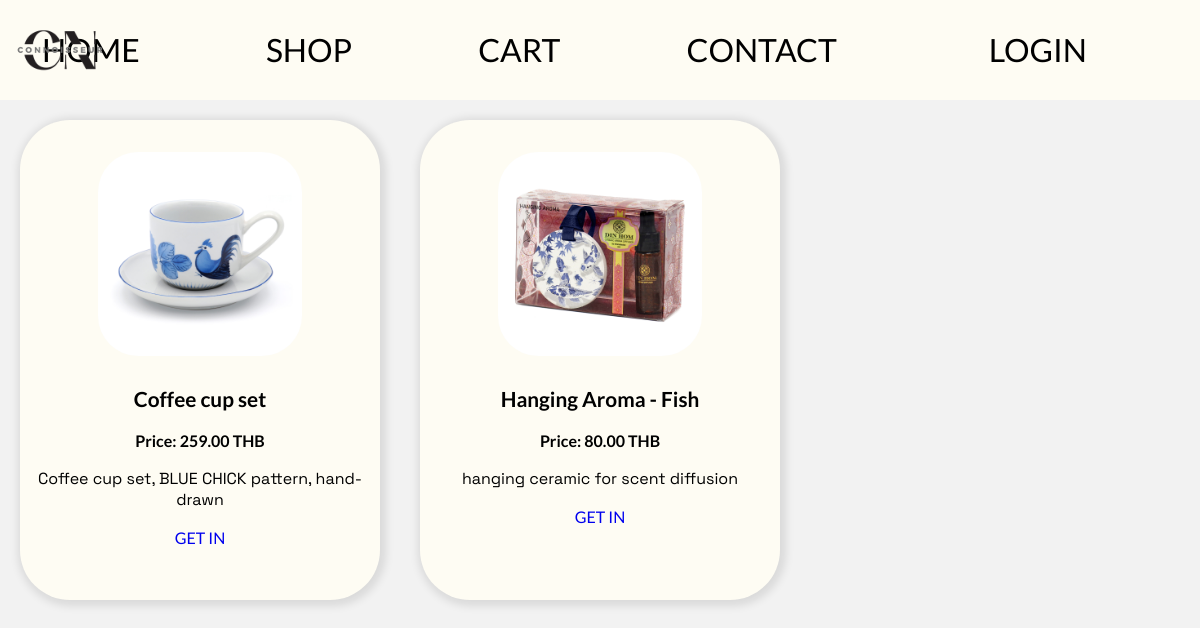
The page /shop.php on the database its author committed.
### tables this page shows
CREATE TABLE `image` (
  `id` int(11) NOT NULL,
  `img` varchar(255) NOT NULL,
  `product_id` int(11) NOT NULL
);

CREATE TABLE `product` (
  `id` int(11) NOT NULL,
  `product_name` varchar(500) NOT NULL,
  `product_price` int(20) NOT NULL,
  `product_desc` varchar(500) NOT NULL,
  `city` varchar(255) NOT NULL,
  `vendor` varchar(500) NOT NULL,
  `subtitle` varchar(100) NOT NULL
);

### shop.php (the view, shortened to what this page needs)
<?php
require "header_index.php";
?>
<html>
    <head>
<link rel="stylesheet" href="css/shop.css">
    </head>
    <body>
        <main>
            <?php
            $query = "SELECT * FROM image
            JOIN product as p on image.product_id = p.id; ";
            $result = mysqli_query($connect, $query);
            while($row =mysqli_fetch_assoc($result)){?>
            <div class="product-box">
                <div class="img"> <img src="image/<?php echo$row['img']?>"  alt=""></div>
                <h1> <?php echo$row['product_name']; ?></h1>
                <div class="price"> Price: <?php echo number_format($row['product_price'],2)?> THB</div>
                <div class="desc"><?php echo$row['subtitle']; ?></div>
                    <div class="add"><a href="product.php?id=<?php echo$row['id'] ?>">GET IN</a></div>
            </div><?php } ?>
        </main>
    </body>
</html>

### css/header_indexx.css (style rules this page uses)
body { background-color: #F2F2F2; font-family: 'Space Grotesk', sans-serif; height: 10vh; }
* { padding: 0; margin: 0; text-decoration: none; list-style: none; box-sizing: border-box; }

### css/shop.css (style rules this page uses)
* { font-family: 'Lato', sans-serif; margin: 0; box-sizing: border-box; }
main { display: grid; grid-template-columns: 1fr 1fr 1fr; animation: fadeIn 2s ; }
.product-box { display: flex; flex-direction: column; min-height: 60vh; align-items: center; background-color: #FEFCF3; border-radius: 50px; margin: 5%; box-shadow: 2px 2px 8px 4px rgba(0, 0, 0, 0.1); }
.img img { width: 17vw; height: auto; margin-top: 2rem; animation: fadeIn 5s ; border-radius: 40px; }
h1 { margin-top: 30px; font-size: 3rem; font-size: 1.3rem; text-align: center; animation: fadeIntext 5s ; }
.price { margin-top: 20px; font-weight: 600; animation: fadeIntext 5s ; }
.desc { margin-top: 5%; font-family: 'Space Grotesk', sans-serif; text-align: start; animation: fadeIntext 5s ; text-align: center; }
.add { margin-top: 5%; animation: fadeIntext 6s ; }

### rows shown on the page
image: img (picture), product.product_name "Coffee cup set", product.product_price "259.00", product.subtitle "Coffee cup set, BLUE CHICK pattern, hand-drawn"
image: img (picture), product.product_name "Hanging Aroma - Fish", product.product_price "80.00", product.subtitle "hanging ceramic for scent diffusion"
